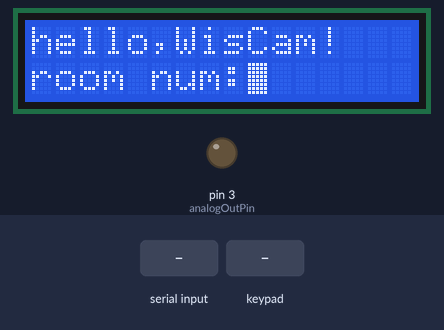
The sketch below on a simulated Arduino Uno, built with avr-gcc and run on an emulated ATmega328P. On the bench: 16×2 character LCD, output pins drawn as LEDs (lit = HIGH). Wiring (inferred from the names in the program): 2×2 keypad with keys 2 3 5 6: rows pin 4, pin 5; columns pin 6, pin 7. The test bench sets the inputs (shaded band). Pins used as bus, display or sensor lines are not drawn; what the sketch prints to the serial monitor is not drawn.

Above: at 1.2 s.
1.3 s: "1\n" received over Serial
At 1.9 s:
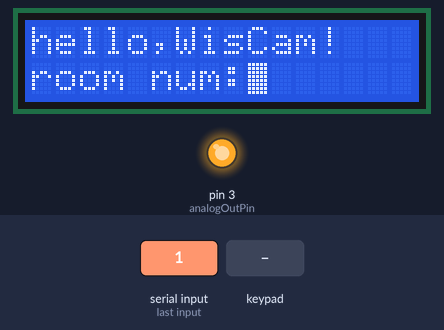
2.8 s: key '2' pressed
At 4.0 s:
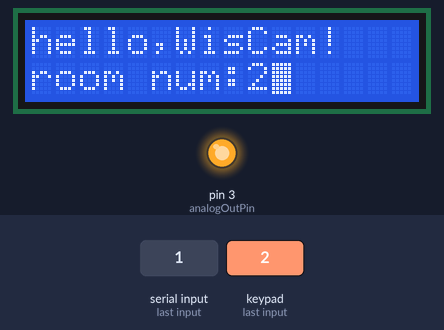
4.4 s: keypad keys 2 5 pressed 0.4 s apart
At 5.7 s:
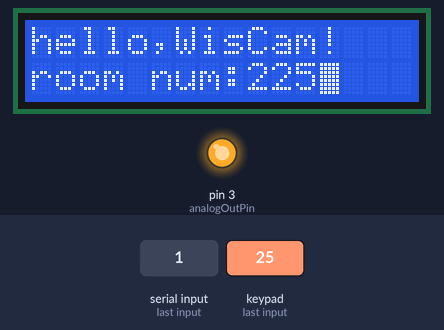
Timing chart, 0 to 7.4 s (numbered marks = the images above; inputs shaded):
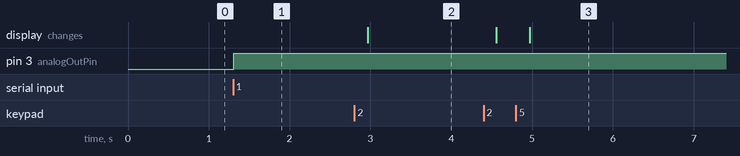

The sketch:

visual_doorbell.ino
```cpp
#include <LiquidCrystal.h>
LiquidCrystal lcd(8, 9, 10, 11, 12, 13);
const int analogOutPin = 3; //  模拟输出引脚
int flase = 0;
int x = 9;
int outputValue = 0;
char rec[7];
const int numR = 2;//定义3行
const int numC = 2;//定义3列
const int debounceTime = 20;//去抖动时间长度
const char keymap[numR][numC]= {

  { '2','3' },

  {'5','6',},
};
const int rowPins[numR] = {4,5};//设置硬件对应的引脚
const int colPins[numC] = {6,7};
//初始化功能
void setup(){
Serial.begin(115200);
 lcd.begin(16, 2);
  // 打印字符串
  lcd.print("hello,WisCam!");
   lcd.setCursor(0,1);
   lcd.print("room num:");
   lcd.blink();
for(int row = 0; row < numR; row++){
   pinMode(rowPins[row],INPUT);
   digitalWrite(rowPins[row],HIGH);

}
for(int column = 0;column < numC; column++){
    pinMode(colPins[column],OUTPUT);
    digitalWrite(colPins[column],HIGH);
 }
}
//主循环
void loop() {
      char key = getkey();
      if(key !=0){
      //Serial.println(key);
       lcd.setCursor(x,1);
       //lcd.blink();
       lcd.print(key);
      Serial.write(key);
      x++;
      if(x==13)x=9;
      }
      if (Serial.available() > 0)
  {
    flase = 1;
    for (int i = 0; i < 7; i++)
    {
      rec[i] = Serial.read();
      Serial.print(rec[i] ); // 打印结果到串口监视器

    }
    // 读取模拟量值Pin);
    outputValue = rec[5];
  }
  analogWrite(analogOutPin, outputValue);
  delay(20);
}

//读取键值程序
char getkey(){
    char key = 0;
    for(int column = 0;column < numC; column++){
      digitalWrite(colPins[column],LOW);
      for(int row = 0 ;row < numR; row++){
        if(digitalRead(rowPins[row]) == LOW){ //是否有按键按下
          delay(debounceTime);
          while(digitalRead(rowPins[row]) == LOW)  //等待按键释放
            ;
          key = keymap[row][column];
        }
      }
      digitalWrite(colPins[column],HIGH); //De-active the current column
    }
    return key;
  }
```

Measured:
- after the input at 1.3 s, pin 3 (analogOutPin): LOW → HIGH at once
- after the input at 2.8 s, the display: changes after 0.16 s (image 2)
- after the input at 4.4 s, the display: first changes after 0.16 s (image 3 shows a later state)
